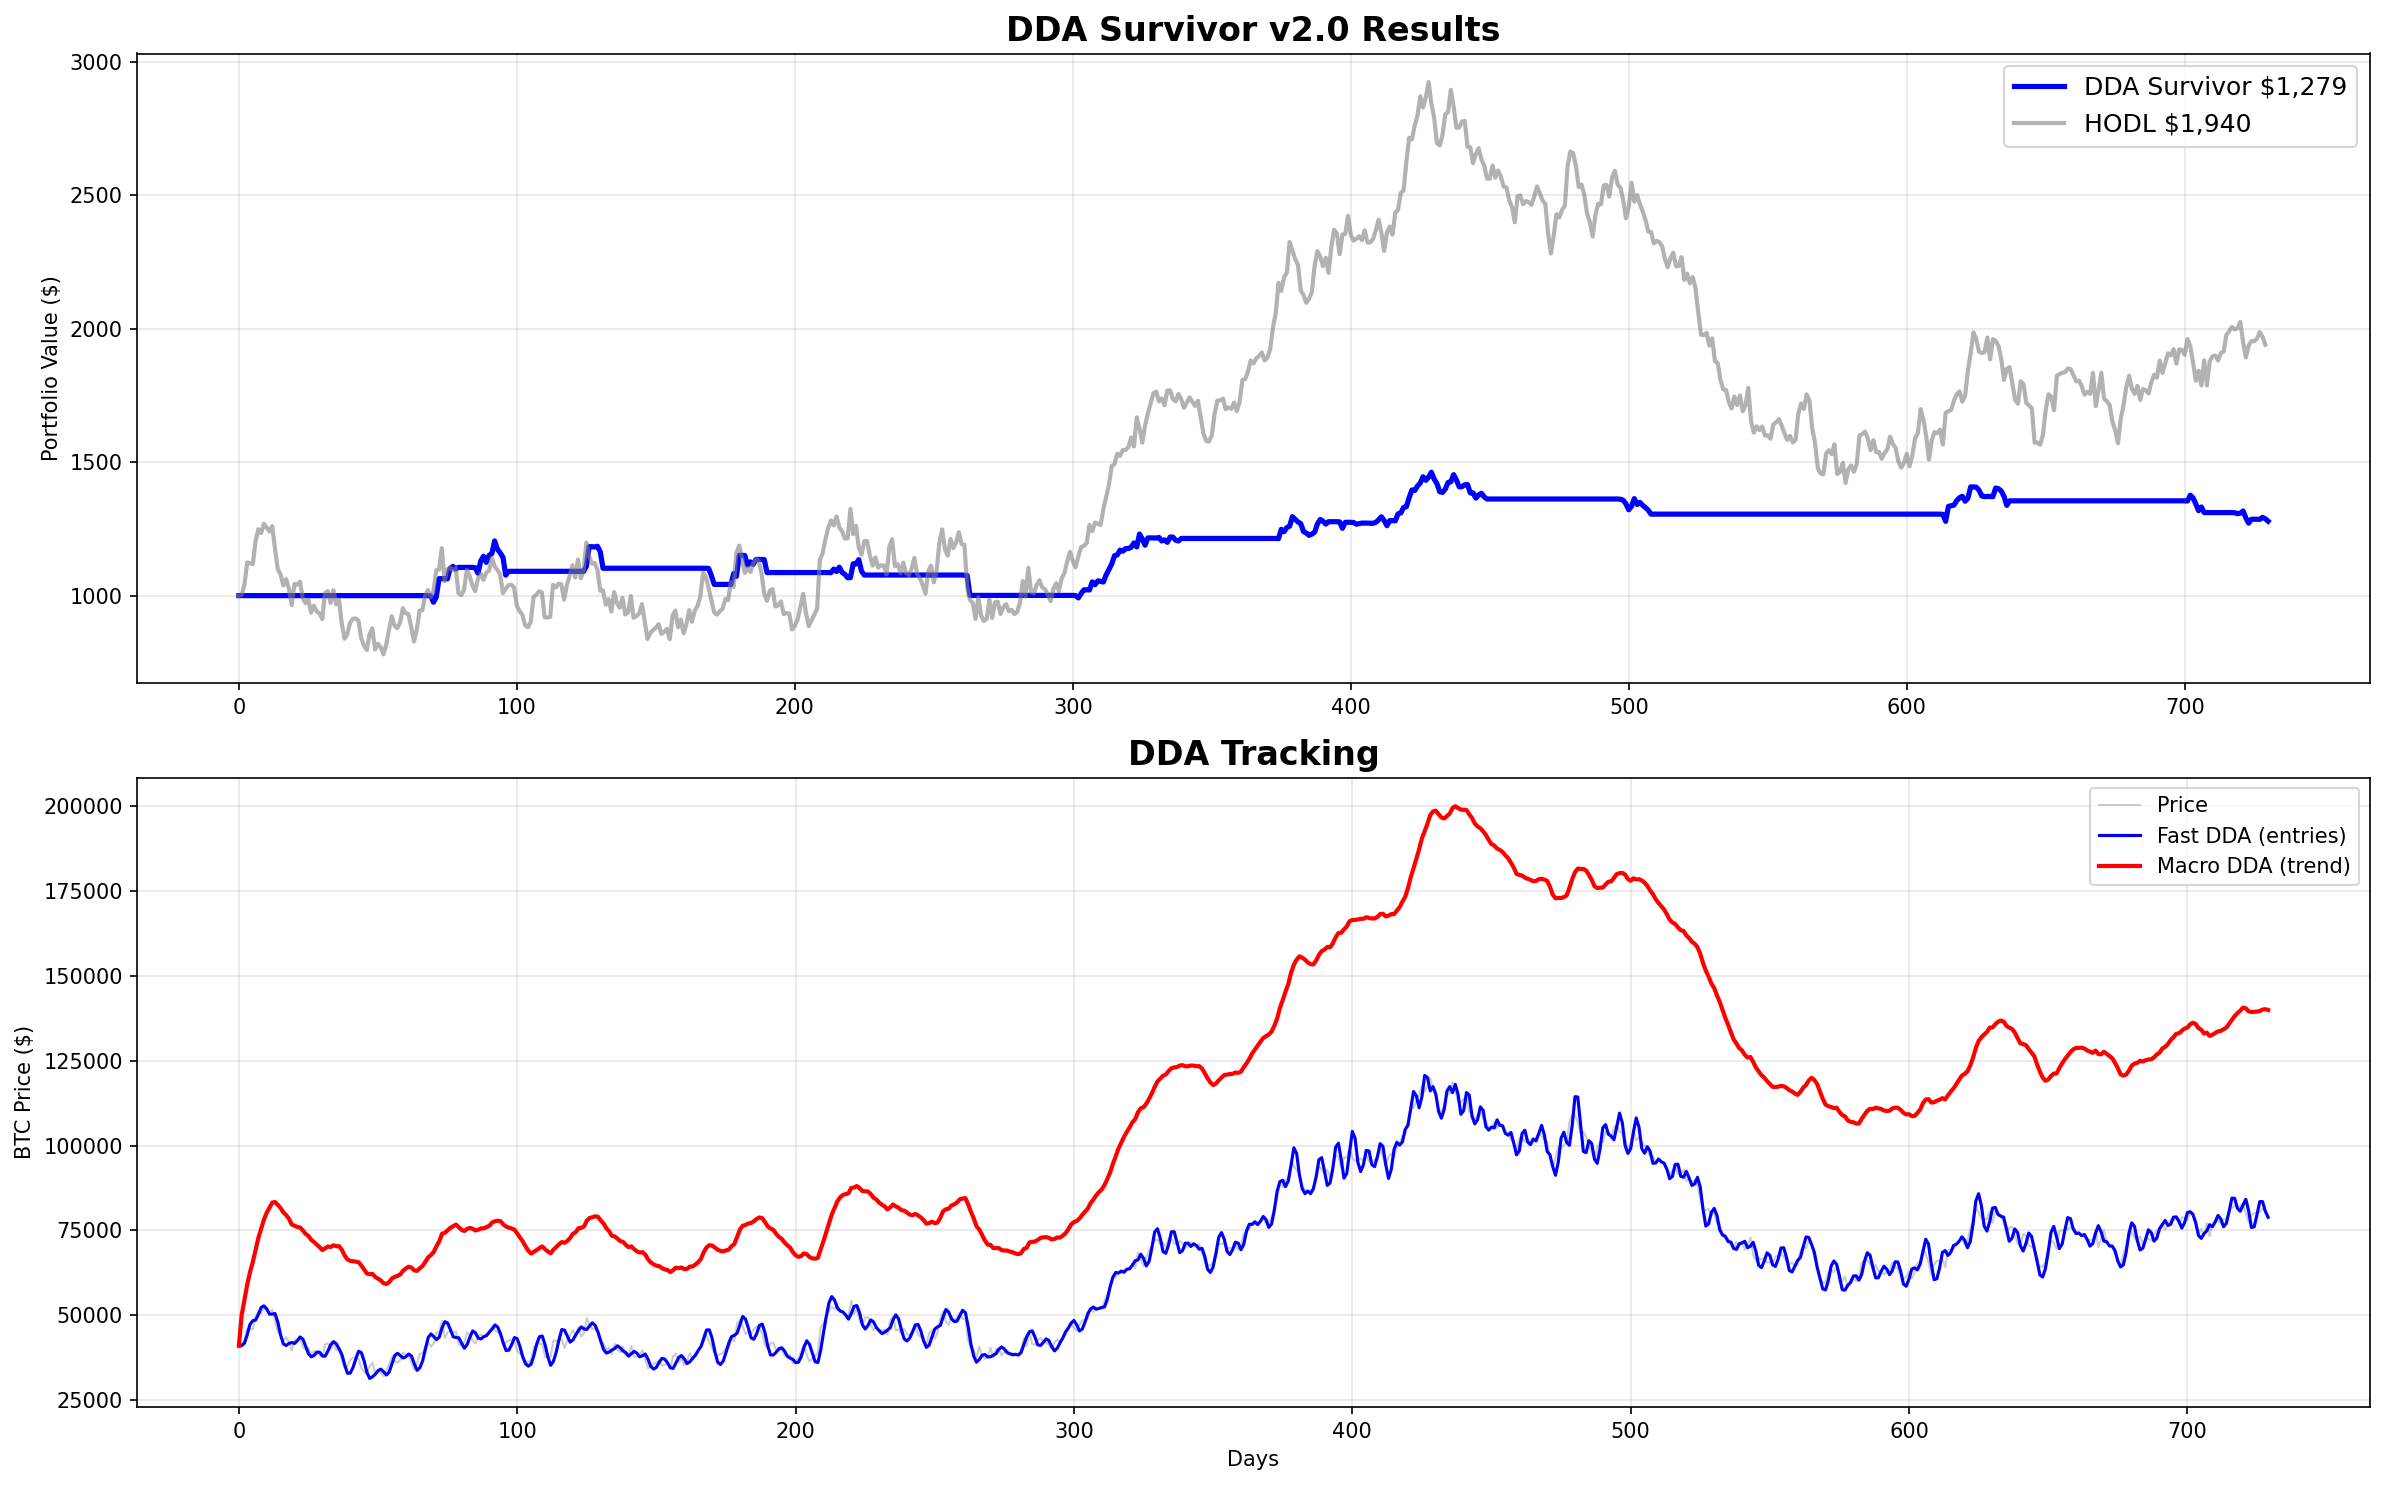

The script that saved this image:
"""
DDA PREDATOR v2.0 "THE SURVIVOR"
----------------------------------
Lessons learned from v1:
1. Don't fight the macro trend - use longer lookback for regime
2. Shorts are dangerous in crypto - use them sparingly or not at all
3. Hold winners, cut losers fast
4. Adapt position size to win rate

This version uses DDA the RIGHT way:
- Fast DDA derivative = Entry timing signal
- Slow DDA slope = Macro regime (20+ bars)
- Price vs Slow DDA = Position in trend
- Adaptive thresholds based on recent performance
"""
import yfinance as yf
import numpy as np
import pandas as pd
import matplotlib.pyplot as plt
from tqdm import tqdm
from dataclasses import dataclass
import warnings

warnings.filterwarnings('ignore')

# =============================================================================
# DDA v7.0 ENGINE
# =============================================================================
@dataclass
class DDAConfig:
    P0: float = 0.70
    m: float = 0.30
    alpha: float = 0.001
    beta: float = 0.5
    derivative_boost: float = 0.6
    filter_alpha: float = 0.1
    k_min: float = 0.9
    k_max: float = 1.1

class DDA:
    def __init__(self, config: DDAConfig = None):
        self.c = config or DDAConfig()
        self.k = 1.0
        self.F_prev = 0.0
        self.I_prev = 0.0
        self.delta_filtered = 0.0
        self.initialized = False
        self.history = []
        
    def update(self, observation: float) -> tuple:
        if not self.initialized:
            self.F_prev = observation
            self.I_prev = observation
            self.initialized = True
            self.history.append(observation)
            return observation, 0.0, 1.0, 0.0
            
        delta_raw = observation - self.I_prev
        self.delta_filtered = (self.c.filter_alpha * delta_raw + 
                              (1 - self.c.filter_alpha) * self.delta_filtered)
        
        likelihood = observation + (self.c.derivative_boost * self.delta_filtered)
        prior = self.c.P0 * self.k * self.F_prev
        prediction = prior + self.c.m * likelihood
        
        error = observation - prediction
        adaptation = self.c.alpha * np.sign(error) * (np.abs(error) ** self.c.beta)
        self.k += adaptation
        self.k = np.clip(self.k, self.c.k_min, self.c.k_max)
        
        self.F_prev = prediction
        self.I_prev = observation
        self.history.append(prediction)
        
        return prediction, self.delta_filtered, self.k, error


# =============================================================================
# SURVIVOR STRATEGY
# =============================================================================
class DDASurvivorStrategy:
    """
    Philosophy:
    - LONG ONLY in crypto (too dangerous to short prolonged uptrends)
    - Use DDA slope for macro trend (20-bar lookback)
    - Enter on pullbacks to fast DDA in uptrends
    - Exit on momentum exhaustion or regime flip
    - Adaptive sizing based on recent win rate
    """
    
    def __init__(self, leverage=1.5, fee=0.001, allow_shorts=False):
        # Conservative fast DDA, very slow macro DDA
        self.fast_config = DDAConfig(P0=0.70, derivative_boost=0.6)  # ~10 bar
        self.macro_config = DDAConfig(P0=0.92, derivative_boost=0.3)  # ~30 bar
        
        self.dda_fast = DDA(self.fast_config)
        self.dda_macro = DDA(self.macro_config)
        
        self.leverage = leverage
        self.fee = fee
        self.allow_shorts = allow_shorts
        
        self.position = None
        self.cash = 1000.0
        self.initial_cash = 1000.0
        self.equity_curve = [self.cash]
        self.trades = []
        
        # Adaptive parameters
        self.base_position_size = 0.6
        self.recent_trades = []  # Track last 10 trades for adaptation
        
    def get_macro_trend(self, macro_history):
        """
        Determine trend by looking at macro DDA slope over 20 bars
        Returns: ('bull', 'bear', 'neutral'), slope_strength
        """
        if len(macro_history) < 25:
            return 'neutral', 0.0
        
        # Compare current vs 20 bars ago
        current = macro_history[-1]
        past = macro_history[-20]
        slope_pct = (current - past) / past * 100
        
        if slope_pct > 3.0:  # 3% rise over 20 bars
            return 'bull', min(slope_pct, 10.0)
        elif slope_pct < -3.0:  # 3% fall over 20 bars
            return 'bear', min(abs(slope_pct), 10.0)
        else:
            return 'neutral', abs(slope_pct)
    
    def adapt_position_size(self):
        """
        Reduce size after losses, increase after wins
        """
        if len(self.recent_trades) < 3:
            return self.base_position_size
        
        recent_pnls = [t['pnl'] for t in self.recent_trades[-10:]]
        win_rate = sum(1 for p in recent_pnls if p > 0) / len(recent_pnls)
        
        # Scale from 0.3x to 1.0x based on win rate
        multiplier = 0.3 + (win_rate * 0.7)
        
        return self.base_position_size * multiplier
    
    def run(self, df):
        prices = df['Close'].values
        
        print("\n" + "="*80)
        print("DDA SURVIVOR v2.0 - ADAPTIVE TREND RIDING")
        print("="*80)
        print(f"  🎯 Strategy:    LONG ONLY + Macro Trend Filter")
        print(f"  🧠 DDA Fast:    Entry timing (P0=0.70)")
        print(f"  📊 DDA Macro:   Trend regime (P0=0.92, 20-bar slope)")
        print(f"  💰 Leverage:    {self.leverage}x")
        print(f"  🛡️  Risk Mgmt:   Adaptive sizing + 6% stop")
        print("="*80 + "\n")
        
        for i in tqdm(range(len(prices)), desc="Trading"):
            price = float(prices[i])
            
            # Update DDAs
            fast_pred, fast_vel, fast_k, fast_err = self.dda_fast.update(price)
            macro_pred, macro_vel, macro_k, macro_err = self.dda_macro.update(price)
            
            if i < 30:
                self.equity_curve.append(self.cash)
                continue
            
            # Macro trend
            trend, trend_strength = self.get_macro_trend(self.dda_macro.history)
            
            # Deviation from fast DDA
            fast_dev = (price - fast_pred) / fast_pred * 100
            
            # Current P&L
            current_pnl_pct = 0
            if self.position:
                if self.position['type'] == 'long':
                    current_pnl_pct = (price - self.position['entry']) / self.position['entry'] * 100
                else:
                    current_pnl_pct = (self.position['entry'] - price) / self.position['entry'] * 100
            
            # ================================================================
            # ENTRIES
            # ================================================================
            if self.position is None:
                # LONG: Pullback in uptrend
                if (trend == 'bull' and 
                    fast_dev < -2.5 and  # Price below fast DDA
                    fast_vel > 0):       # But velocity is turning up
                    
                    size_mult = self.adapt_position_size()
                    invest_amount = self.cash * size_mult * self.leverage
                    
                    if invest_amount > 10:
                        size = invest_amount / price
                        entry_fee = invest_amount * self.fee
                        self.cash -= (invest_amount / self.leverage) + entry_fee
                        
                        self.position = {
                            'type': 'long',
                            'entry': price,
                            'entry_day': i,
                            'size': size,
                            'invested': invest_amount / self.leverage
                        }
                        
                        self.trades.append({
                            'day': i,
                            'action': 'LONG ENTRY',
                            'price': price,
                            'trend': trend,
                            'fast_dev': fast_dev,
                            'fast_vel': fast_vel
                        })
                
                # SHORT: Rally in downtrend (only if allowed)
                elif (self.allow_shorts and
                      trend == 'bear' and
                      fast_dev > 2.5 and
                      fast_vel < 0):
                    
                    size_mult = self.adapt_position_size() * 0.5  # Half size for shorts
                    invest_amount = self.cash * size_mult * self.leverage
                    
                    if invest_amount > 10:
                        size = invest_amount / price
                        entry_fee = invest_amount * self.fee
                        self.cash -= (invest_amount / self.leverage) + entry_fee
                        
                        self.position = {
                            'type': 'short',
                            'entry': price,
                            'entry_day': i,
                            'size': size,
                            'invested': invest_amount / self.leverage
                        }
                        
                        self.trades.append({
                            'day': i,
                            'action': 'SHORT ENTRY',
                            'price': price,
                            'trend': trend,
                            'fast_dev': fast_dev,
                            'fast_vel': fast_vel
                        })
            
            # ================================================================
            # EXITS
            # ================================================================
            elif self.position:
                exit_signal = False
                exit_reason = ""
                
                hold_time = i - self.position['entry_day']
                
                if self.position['type'] == 'long':
                    # Profit target: Price extends 4% above fast DDA
                    if fast_dev > 4.0:
                        exit_signal = True
                        exit_reason = "PROFIT TARGET"
                    
                    # Trend reversal
                    elif trend == 'bear' and hold_time > 5:
                        exit_signal = True
                        exit_reason = "TREND FLIP"
                    
                    # Stop loss: -6% (tighter than before)
                    elif current_pnl_pct < -6.0:
                        exit_signal = True
                        exit_reason = "STOP LOSS"
                    
                    # Time-based: Close after 100 bars regardless
                    elif hold_time > 100:
                        exit_signal = True
                        exit_reason = "TIME STOP"
                
                else:  # Short
                    if fast_dev < -4.0:
                        exit_signal = True
                        exit_reason = "PROFIT TARGET"
                    elif trend == 'bull' and hold_time > 5:
                        exit_signal = True
                        exit_reason = "TREND FLIP"
                    elif current_pnl_pct < -6.0:
                        exit_signal = True
                        exit_reason = "STOP LOSS"
                    elif hold_time > 50:  # Shorter time limit for shorts
                        exit_signal = True
                        exit_reason = "TIME STOP"
                
                if exit_signal:
                    if self.position['type'] == 'long':
                        pnl = (price - self.position['entry']) * self.position['size']
                    else:
                        pnl = (self.position['entry'] - price) * self.position['size']
                    
                    exit_fee = self.position['size'] * price * self.fee
                    self.cash += self.position['invested'] + pnl - exit_fee
                    
                    pnl_pct = current_pnl_pct * self.leverage
                    
                    self.trades.append({
                        'day': i,
                        'action': f"{self.position['type'].upper()} EXIT",
                        'price': price,
                        'pnl': pnl,
                        'pnl_pct': pnl_pct,
                        'reason': exit_reason,
                        'hold_time': hold_time
                    })
                    
                    # Track for adaptation
                    self.recent_trades.append({'pnl': pnl, 'pnl_pct': pnl_pct})
                    
                    self.position = None
            
            # Mark to market
            equity = self.cash
            if self.position:
                if self.position['type'] == 'long':
                    unrealized = (price - self.position['entry']) * self.position['size']
                else:
                    unrealized = (self.position['entry'] - price) * self.position['size']
                equity += self.position['invested'] + unrealized
            
            self.equity_curve.append(equity)
            
            if equity <= 0:
                print(f"\n💀 LIQUIDATED at day {i}")
                break
        
        # Close final position
        if self.position:
            price = float(prices[-1])
            if self.position['type'] == 'long':
                pnl = (price - self.position['entry']) * self.position['size']
            else:
                pnl = (self.position['entry'] - price) * self.position['size']
            
            self.cash += self.position['invested'] + pnl
            self.equity_curve[-1] = self.cash
        
        return self.analyze_results(prices)
    
    def analyze_results(self, prices):
        final_equity = self.equity_curve[-1]
        hodl_value = (self.initial_cash / prices[0]) * prices[-1]
        
        print("\n" + "="*80)
        print("PERFORMANCE SUMMARY")
        print("="*80)
        print(f"  Initial:    ${self.initial_cash:,.2f}")
        print(f"  Final:      ${final_equity:,.2f}  ({(final_equity/self.initial_cash-1)*100:+.1f}%)")
        print(f"  HODL:       ${hodl_value:,.2f}  ({(hodl_value/self.initial_cash-1)*100:+.1f}%)")
        
        if final_equity > hodl_value:
            print(f"\n  🏆 BEAT HODL BY {(final_equity-hodl_value)/hodl_value*100:+.1f}%")
        elif final_equity > self.initial_cash:
            print(f"\n  📈 Profit but HODL wins by {(hodl_value-final_equity)/hodl_value*100:.1f}%")
        else:
            print(f"\n  📉 Loss: ${self.initial_cash-final_equity:,.2f}")
        
        exits = [t for t in self.trades if 'EXIT' in t['action']]
        if exits:
            wins = sum(1 for t in exits if t['pnl'] > 0)
            print(f"\n  Trades:     {len(self.trades)}")
            print(f"  Win Rate:   {wins}/{len(exits)} = {wins/len(exits)*100:.0f}%")
            
            if wins > 0:
                avg_win = np.mean([t['pnl_pct'] for t in exits if t['pnl'] > 0])
                print(f"  Avg Win:    {avg_win:+.1f}%")
            
            losses = len(exits) - wins
            if losses > 0:
                avg_loss = np.mean([t['pnl_pct'] for t in exits if t['pnl'] < 0])
                print(f"  Avg Loss:   {avg_loss:+.1f}%")
        
        equity_array = np.array(self.equity_curve)
        peak = np.maximum.accumulate(equity_array)
        dd = (peak - equity_array) / peak * 100
        print(f"\n  Max DD:     {np.max(dd):.1f}%")
        
        print("\n" + "="*80)
        print("TRADE LOG (Last 15)")
        print("="*80)
        for t in self.trades[-15:]:
            if 'ENTRY' in t['action']:
                print(f"  Day {t['day']:3d} | {t['action']:12s} @ ${t['price']:>10,.2f} | {t['trend']:7s} | Dev:{t['fast_dev']:>+5.1f}% Vel:{t['fast_vel']:>+6.1f}")
            else:
                emoji = "✅" if t['pnl'] > 0 else "❌"
                print(f"  Day {t['day']:3d} | {emoji} {t['action']:12s} @ ${t['price']:>10,.2f} | {t['reason']:15s} | PnL:{t['pnl_pct']:>+6.1f}% ({t['hold_time']:2d}d)")
        print("="*80)
        
        return {'final': final_equity, 'hodl': hodl_value, 'trades': self.trades}


def run_survivor():
    print("📡 Loading BTC data...")
    try:
        df = yf.download("BTC-USD", period="2y", interval="1d", progress=False)
        if len(df) == 0:
            raise ValueError("Empty")
    except:
        print("⚠️  Download failed, using synthetic data...")
        np.random.seed(42)
        days = 730
        base = np.linspace(40000, 100000, days)
        cycle = 15000 * np.sin(np.linspace(0, 4*np.pi, days))
        noise = np.random.normal(0, 2000, days).cumsum()
        prices = np.maximum(base + cycle + noise, 30000)
        
        df = pd.DataFrame({
            'Close': prices,
            'High': prices * 1.02,
            'Low': prices * 0.98
        })
    
    print(f"✅ {len(df)} candles loaded\n")
    
    strategy = DDASurvivorStrategy(leverage=1.5, fee=0.001, allow_shorts=False)
    results = strategy.run(df)
    
    # Plot
    fig, axes = plt.subplots(2, 1, figsize=(16, 10))
    
    prices = df['Close'].values
    
    # Equity
    ax1 = axes[0]
    scale = strategy.initial_cash / prices[0]
    hodl = prices * scale
    
    ax1.plot(strategy.equity_curve, 'b-', linewidth=2.5, label=f"DDA Survivor ${results['final']:,.0f}")
    ax1.plot(hodl, 'gray', linewidth=2, alpha=0.6, label=f"HODL ${results['hodl']:,.0f}")
    ax1.set_title("DDA Survivor v2.0 Results", fontsize=16, fontweight='bold')
    ax1.legend(fontsize=12)
    ax1.grid(True, alpha=0.3)
    ax1.set_ylabel("Portfolio Value ($)")
    
    # DDAs
    ax2 = axes[1]
    fast_dda = DDA(strategy.fast_config)
    macro_dda = DDA(strategy.macro_config)
    
    fast_line = [fast_dda.update(float(p))[0] for p in prices]
    macro_line = [macro_dda.update(float(p))[0] for p in prices]
    
    ax2.plot(prices, 'gray', alpha=0.4, linewidth=1, label='Price')
    ax2.plot(fast_line, 'b-', linewidth=1.5, label='Fast DDA (entries)')
    ax2.plot(macro_line, 'r-', linewidth=2, label='Macro DDA (trend)')
    ax2.set_title("DDA Tracking", fontsize=16, fontweight='bold')
    ax2.legend()
    ax2.grid(True, alpha=0.3)
    ax2.set_ylabel("BTC Price ($)")
    ax2.set_xlabel("Days")
    
    plt.tight_layout()
    plt.savefig('/mnt/user-data/outputs/dda_survivor_v2.png', dpi=150, bbox_inches='tight')
    print("\n✅ Chart saved!\n")
    plt.show()


if __name__ == "__main__":
    run_survivor()
